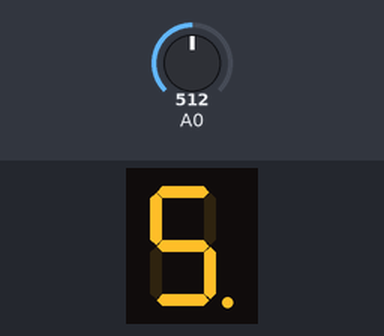
A sketch run on a simulated Arduino Uno, built with avr-gcc and run on an emulated ATmega328P. Shown: 1-digit seven-segment display. Wiring (inferred from the names in the program): 1-digit 7-segment display, segments lit when HIGH: segments pin 10, pin 9, pin 11, pin 2, pin 4, pin 6, pin 7, pin 5. Inputs (shaded band) come from the test bench; at power-on: A0 = 512. The segment pins are drawn as the display they are named for.

Above: at 1.2 s.
1.3 s: A0 set to 716
At 1.9 s:
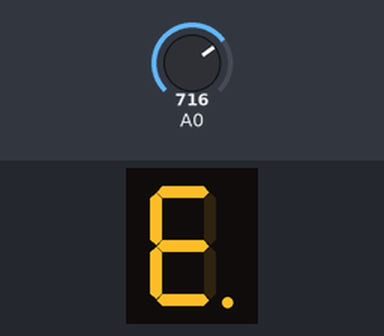
2.8 s: A0 set to 900
At 4.0 s:
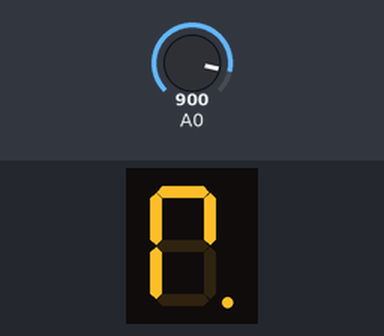
4.3 s: A0 set to 306
At 5.4 s:
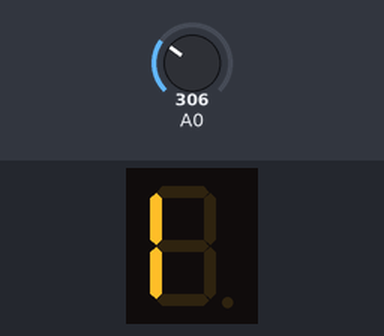
5.8 s: A0 set to 122
At 6.5 s:
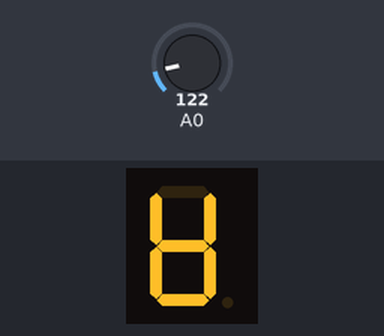
7.3 s: A0 set to 511
At 7.6 s:
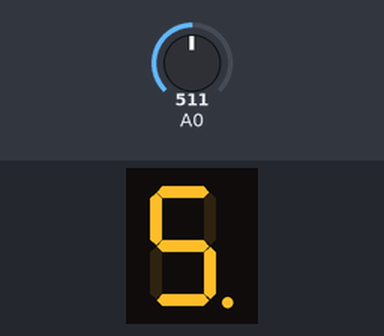
8.8 s: A0 set to 0
At 10.0 s:
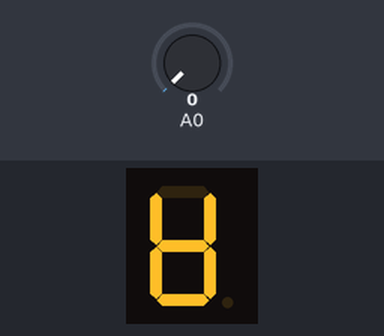
Timing chart, 0 to 11.3 s (numbered marks = the images above; inputs shaded):
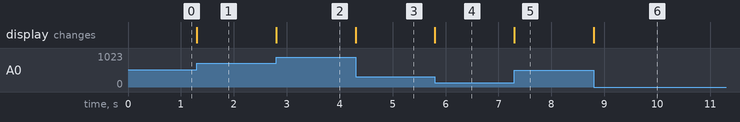

The sketch:

sevseg.ino
```cpp
#include "pins.h"
#include "display.h"

int sensor_value;
int voltage_int;
float sensor_voltage;

//void setup_display();
void setup_display(){
   for(int i = 0; i <= 7; i++) {
       pinMode(seg_pins[i], OUTPUT);
   }
   for(int i = 1; i <= 1; i++) {
       pinMode(gnd_pins[i], OUTPUT);
   }
}

void setup() {
    setup_display();
    Serial.begin(9600);
}

void loop() {
    sensor_value = analogRead(A0);

    //using a single digit display, we can start with only showing an int
    voltage_int = sensor_value * (5.0 / 1023.0);

    //put function call to the display the number here
    display::display_digit(voltage_int);
}
```

digits.cpp
```cpp
#include "digits.h"

const unsigned char digits[10] = {
//   ABCDEFGH
    0b1111110, // 0
    0b0110000, // 1
    0b1101101, // 2
    0b1111001, // 3
    0b0110011, // 4
    0b1011011, // 5
    0b1011111, // 6
    0b1110000, // 7
    0b1111111, // 8
    0b1110011, // 9
};
```

digits.h
```cpp
#ifndef DIGITS_H
#define DIGITS_H


extern const unsigned char digits[10];

#endif
```

display.cpp
```cpp
#include "display.h"

#include <Arduino.h>

namespace display {

    void reset() {
        for(int i = 0; i < 8; i++){
            digitalWrite(seg_pins[i], common_cathode);
        }
    }

    /**
     * Reads the individual bits of the char
     * and sets the LED segment on or off depending
     * on the value of the bit being read.
     */
    void display_digit(int number) {
        unsigned char num_char = digits[number];

        for(int i = 7; i >= 0 ; i--){
            bool bit = (num_char >> (i-1)) & 1;
            unsigned int pin_idx = 7 - i;
            digitalWrite(seg_pins[pin_idx],bit);
        }
    }

    void display_number(int number) {
    }
}
```

display.h
```cpp
#ifndef DISPLAY_H
#define DISPLAY_H

#include "pins.h"
#include "digits.h"

namespace display {
    void reset();
    void display_digit(int number);
    void display_number(int number);
}

#endif
```

pins.cpp
```cpp
#include "pins.h"

                        //A  B  C  D  E  F  G   H
const int seg_pins[8] = { 7, 6, 4, 2, 11, 9, 10, 5};
const int gnd_pins[2] = {3, 8};
```

pins.h
```cpp
#ifndef PINS_H

#define PINS_H

#define common_cathode 1
#define common_anode 0


extern const int seg_pins[8];


extern const int gnd_pins[2];

#endif
```

Measured:
- after the input at 1.3 s, the display: changes at once (image 1)
- after the input at 2.8 s, the display: changes at once (image 2)
- after the input at 4.3 s, the display: changes at once (image 3)
- after the input at 5.8 s, the display: changes at once (image 4)
- after the input at 7.3 s, the display: changes at once (image 5)
- after the input at 8.8 s, the display: changes at once (image 6)
